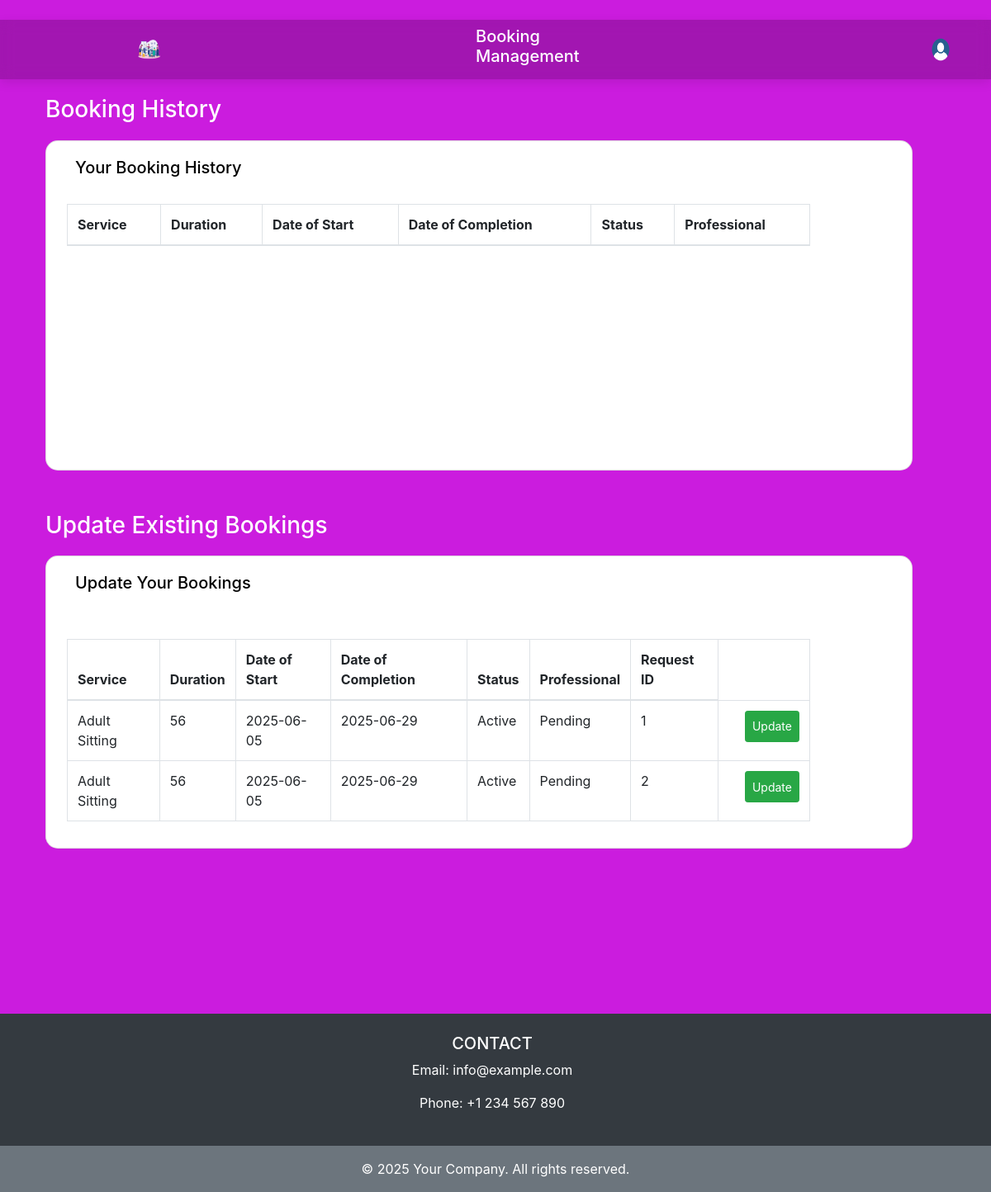
Page /Booking_management (signed in) on the earlier database version.
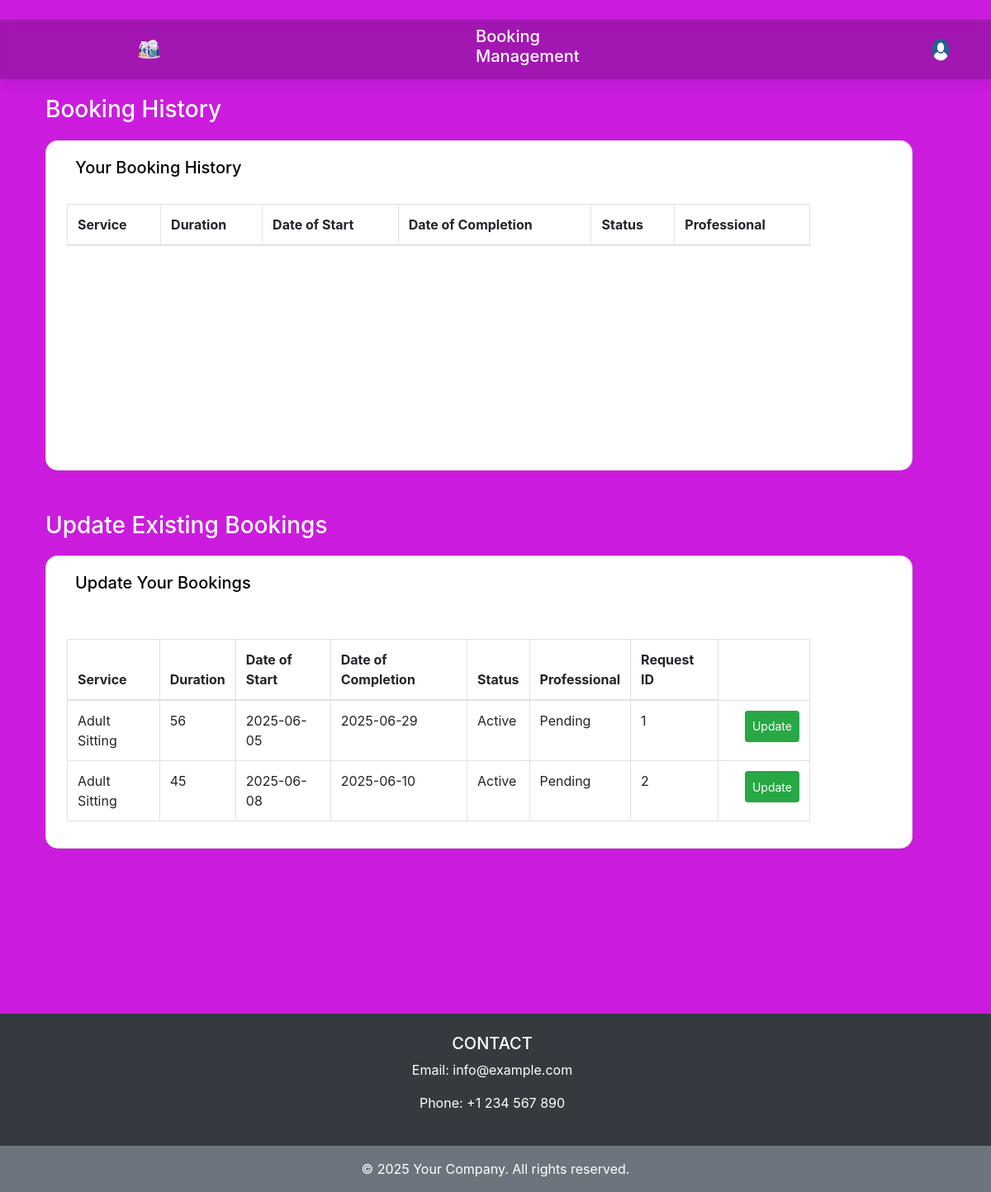
Same page on the later database version.
### tables this page shows
CREATE TABLE service_request (
	sr_id INTEGER NOT NULL, 
	username VARCHAR(50) NOT NULL, 
	service VARCHAR(100) NOT NULL, 
	duration VARCHAR(50) NOT NULL, 
	date_e DATE NOT NULL, 
	date_o DATE NOT NULL, 
	ser_st VARCHAR(50) NOT NULL, 
	status VARCHAR(50) NOT NULL, 
	prf_id INTEGER NOT NULL, 
	PRIMARY KEY (sr_id)
);

### backend/main.py (the view)
@app.route('/Booking_management', methods=['GET', 'POST'])
def Booking():
    if 'id' not in session:
        return redirect('/')
    ID = session['id']
    db = get_db()
    cursor = db.cursor()
    result = None
    cursor.execute('SELECT service , duration ,date_o, date_e, ser_st, prf_id FROM service_request WHERE username=? and status=?', (ID, 'Completed' ))
    table1 = cursor.fetchall()
    cursor.execute('SELECT service , duration ,date_o, date_e, status, prf_id , sr_id FROM service_request WHERE username=? and status=?', (ID, 'Active' ))
    table2 = cursor.fetchall()
    return render_template('Booking_mng.html',table1=table1,result=result,table2=table2)

### backend/main.py (called while the page is built)
def get_db():
    db = getattr(g, '_database',None)
    if db is None:
        db = g._database = sqlite3.connect(Database)
    return db

### templates/Booking_mng.html (shortened to what this page needs)
{% extends "base.html" %}
{% block navbar %}
<div class="container-fluid">
  <div class="profile-wrapper" style="position: relative; display: flex; align-items: center; gap:  400px;">
  <h5 style="color: white; margin-left: 350px;">Booking Management</h5>
  <div style="position: relative;">
    <img src="{{ url_for('static', filename='91.png') }}"
         alt="Profile"
         width="30"
         height="30"
         id="profile-icon"
         style="cursor: pointer; border-radius: 50%;">
  </div>
</div>
</div>
{% endblock %}
{% block content %}
<div style="margin-left: 10px;">
     <form action="/Booking_management",  method="post" >
        <h3 style=" color: white;">Booking History</h3>
        <div class="card" style="height: 400px; width: 1050px; border-radius: 15px; background-color: white; margin-top: 20px;">
      <div class="mb-3" style="width: 250px; margin-left: 25px; margin-top: 20px;">
        <h5 style="color: black; margin-left: 10px;">Your Booking History</h5>
        <br>
        <table class="table table-bordered" style="width: 900px;">
      <thead>
        <tr>
          <th>Service</th>
          <th>Duration</th>
          <th>Date of Start</th>
          <th>Date of Completion</th>
          <th>Status</th>
          <th>Professional</th>
        </tr>
      </thead>
    </table>
      </div>
    </div>
    </form>
</div>
<div style="margin-left: 10px; margin-top: 50px;">
        <h3 style=" color: white;">Update Existing Bookings  </h3>
        <form action="/Booking_management",  method="post" >
        <div class="card" style="height: auto; width: 1050px; border-radius: 15px; background-color: white; margin-top: 20px;">
      <div class="mb-3" style="width: 250px; margin-left: 25px; margin-top: 20px;">
        <h5 style="color: black; margin-left: 10px;"> Update Your Bookings </h5>
        <br>
        <br>
        <table class="table table-bordered" style="width: 900px;">
      <thead>
        <tr>
          <th>Service</th>
          <th>Duration</th>
          <th>Date of Start</th>
          <th>Date of Completion</th>
          <th>Status</th>
          <th>Professional</th>
          <th>Request ID</th>
        </tr>
      </thead>
      <tbody>
        {% for user1 in table2 %}
        <tr>
          <td>{{ user1[0] }}</td>
          <td>{{ user1[1] }}</td>
          <td>{{ user1[2] }}</td>
          <td>{{ user1[3] }}</td>
          <td>{{ user1[4] }}</td>
          <td>{{ user1[5] }}</td>
          <td>{{ user1[6] }}</td>
          <td>
          <div style="display: flex; align-items: flex-start;">
        <form method="POST" action="/update_request/{{ user1[6] }}" id="form-{{ user1[6] }}">
         <button type="button" class="btn btn-success btn-sm" style="margin-left: 20px; height: 38px;"onclick="editservice({{ user1[6] }}, '{{ user1[1] }}', '{{ user1[2] }}', '{{ user1[3] }}', '{{ user1[4] }}')">
           Update
            </button>
        </form>
          </div>
          </td>
        </tr>
        {% endfor %}
      </tbody>
    </table>
      </div>
    </div>
  </form>
</div>
{% endblock %}

### templates/base.html (shortened to what this page needs)
<!DOCTYPE html>
<html lang="en">
<head>
    <link href="https://stackpath.bootstrapcdn.com/bootstrap/4.5.2/css/bootstrap.min.css" rel="stylesheet">
    <link href="https://cdnjs.cloudflare.com/ajax/libs/font-awesome/5.15.4/css/all.min.css" rel="stylesheet">
</head>
<body style="background-color: rgb(203, 28, 222);">
    <nav class="navbar navbar-expand-lg navbar-dark mt-4" style="background-color: rgba(0, 0, 0, 0.2); backdrop-filter: blur(8px); -webkit-backdrop-filter: blur(8px); margin: 20px auto; box-shadow: 0 4px 12px rgba(0,0,0,0.1);">
        <img src="{{ url_for('static', filename='56.png') }}" alt="Logo" width="30" height="24" class="d-inline-block align-text-top" style="margin-left: 150px;">
        <div class="container justify-content-center">
            {% block navbar %}{% endblock %}
        </div>
    </nav>
    <main class="container">
        {% block content %}{% endblock %}
    </main>
    {% block fotter %}
    <footer class="bg-dark text-white text-center text-lg-start" style="margin-top: 200px;">
        <div class="container p-4">
            <div class="row">
                <div class="col-lg-4 col-md-12 mb-4 mb-md-0" style="margin-left: 370px;">
                    <h5 class="text-uppercase">Contact</h5>
                    <p>Email: info@example.com</p>
                    <p>Phone: +1 234 567 890</p>
                </div>
            </div>
        </div>
        <div class="text-center p-3 bg-secondary">
            © 2025 Your Company. All rights reserved.
        </div>
    </footer>
    {%endblock%}
</body>
</html>

Differences in the rows shown:
changed service_request id 2: duration "56" → "45"; date_o "2025-06-05" → "2025-06-08"; date_e "2025-06-29" → "2025-06-10"
